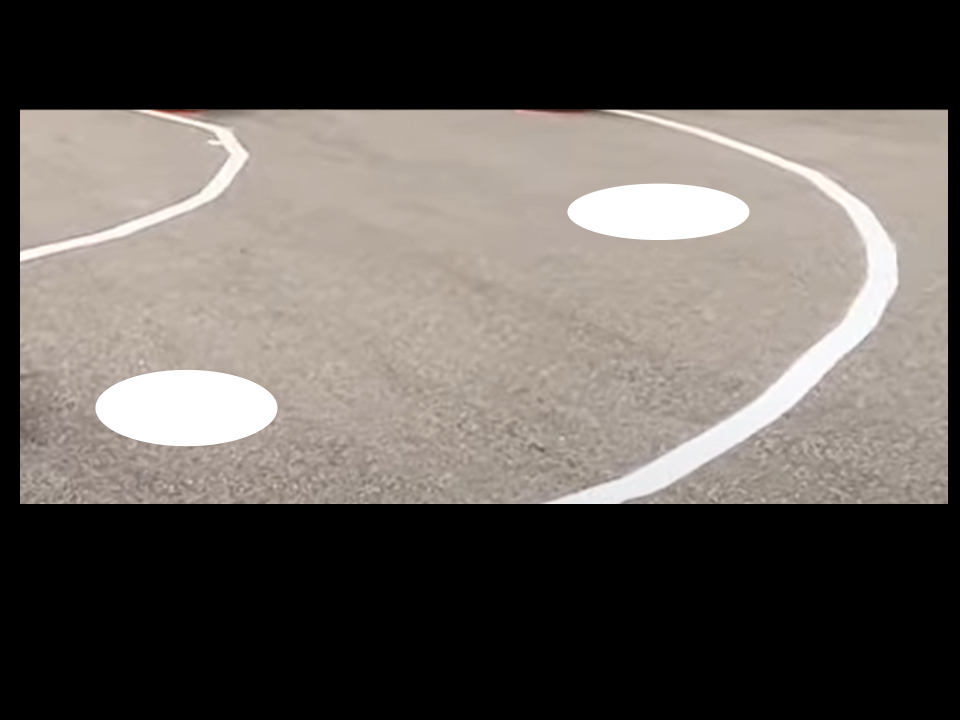
#> input picture Test Images/pothole_track_drawing.png, 960 x 720 px, found by its file name
$ python Lane_pothole_detection_hsv_filtering.py
#> lines starting #> are read from the running program, lines starting #| are printed output that depends on the picture; after the words box and inside, x2 and y2 are one past the last pixel; in counts of white or black regions, pixels touching at a corner belong together
# CURRENT LANE DETECTION SCRIPT

# dependencies - opencv-python and numpy
# will probably need to replace cv2_imshow with cv2.imshow

import cv2
from PIL import Image as im
from google.colab.patches import cv2_imshow
import numpy as np
import matplotlib.pyplot as plt

# FINAL WORKING attempt at just seeing road
# image = cv2.imread(f'/content/1492626166147797438_0/1.jpg')
image_path = '/content/pothole_track_drawing.png'
image = cv2.imread(image_path)
#> image is the input picture: shape (720, 960, 3); mean B, G, R 88.1, 92.8, 98.5
cv2_imshow(image)
hsv_image = cv2.cvtColor(image, cv2.COLOR_BGR2HSV)
#> hsv_image: shape (720, 960, 3); mean H, S, V 8.1, 14.9, 98.6
blurred_image = cv2.GaussianBlur(hsv_image, (5, 5), 10)  # You can adjust the kernel size (e.g., (5, 5)) and the sigma value (e.g., 0) as needed
#> blurred_image: shape (720, 960, 3); mean H, S, V 8.1, 14.9, 98.6
lower_road = np.array([0, 0, 50])
upper_road = np.array([179, 50, 200])

road_mask = cv2.inRange(blurred_image, lower_road, upper_road)
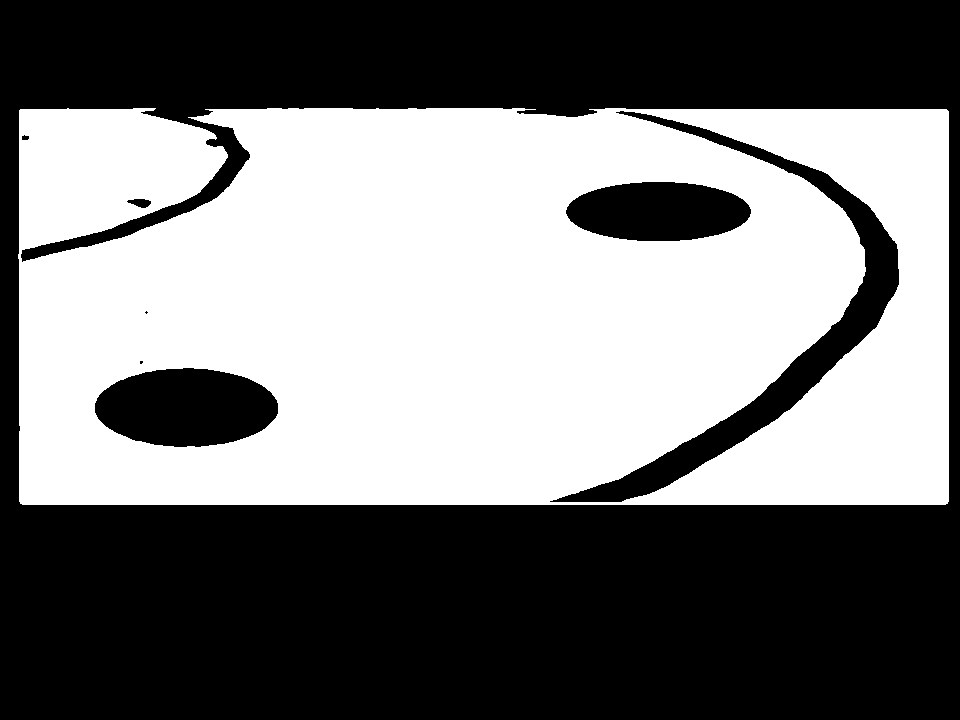
#> road_mask: shape (720, 960); 47.4% white; 1 white region, box (x1, y1, x2, y2) and area: (18, 108, 949, 505) 327548
filtered_image = cv2.bitwise_and(blurred_image, image, mask=road_mask)
#> filtered_image: shape (720, 960, 3); mean H, S, V 3, 9.2, 81.7
# cv2_imshow(filtered_image)

# invert image
inverse_mask = cv2.bitwise_not(road_mask)
cv2_imshow(inverse_mask)
plt.imshow(inverse_mask)

from PIL import Image as im


def convert_to_bw(image_path, threshold=128):
    # Open the image
#> called with image_path = '/content/pothole_track_drawing.png', threshold = 128
    img = im.fromarray(inverse_mask)

    # Get the size of the image
    width, height = img.size
#> width = 960; height = 720

    # Initialize an array to hold the black and white pixels
    white_pixels = []

    # Iterate through each pixel
    for y in range(height):
        for x in range(width):
            # Get the pixel value
            pixel = img.getpixel((x, y))

            # Convert pixel to black or white based on threshold
            if pixel > threshold:
                white_pixels.append((x, y))
#> after the loop, white_pixels = 363652 items
    return white_pixels

# Example usage


white_pixels = convert_to_bw(image_path)
#> white_pixels = 363652 items

# Print the first 10 black and white pixels
with open("white_pixels.txt", 'w') as f:
  f.write(str(white_pixels))

from PIL import Image as im


def convert_to_bw(image_path, threshold=128):
    # Open the image
#> called with image_path = '/content/pothole_track_drawing.png', threshold = 128
    img = im.fromarray(inverse_mask)

    # Get the size of the image
    width, height = img.size
#> width = 960; height = 720

    # Initialize an array to hold the black and white pixels
    white_pixels = []

    # Iterate through each pixel
    for y in range(height):
        for x in range(width):
            # Get the pixel value
            pixel = img.getpixel((x, y))

            # Convert pixel to black or white based on threshold
            if pixel > threshold:
                white_pixels.append((x, y))
#> after the loop, white_pixels = 363652 items
    return white_pixels

# Example usage


white_pixels = convert_to_bw(image_path)

# Print the first 10 black and white pixels
with open("white_pixels.txt", 'w') as f:
  f.write(str(white_pixels))

$ run again, with Test Images/igvc_track.png copied over Test Images/pothole_track_drawing.png
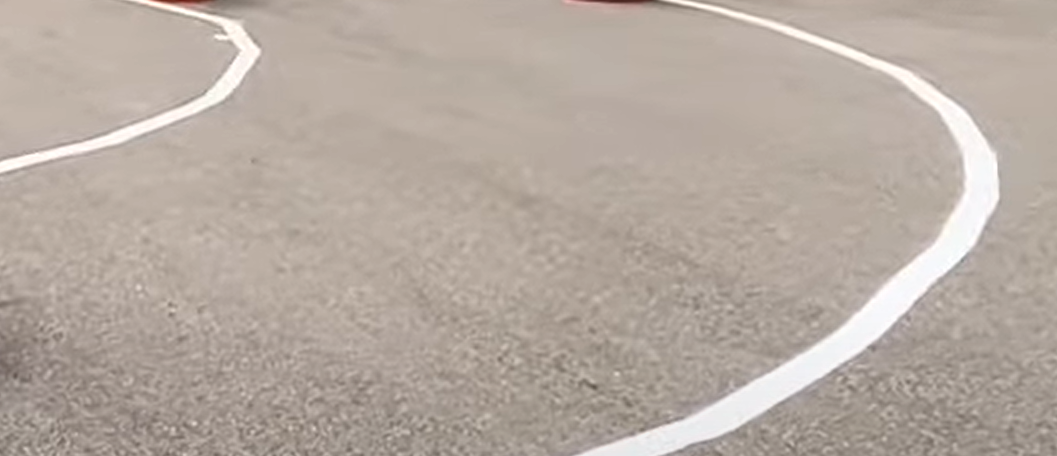
#> input picture Test Images/igvc_track.png, 1057 x 456 px, found by its file name
#> image is the input picture: shape (456, 1057, 3); mean B, G, R 161.1, 170.3, 181.9
#> hsv_image: shape (456, 1057, 3); mean H, S, V 15.9, 29.7, 181.9
#> blurred_image: shape (456, 1057, 3); mean H, S, V 16, 29.7, 181.9
#> `road_mask = cv2.inRange(blurred_image, lower_road, upper_road)`:
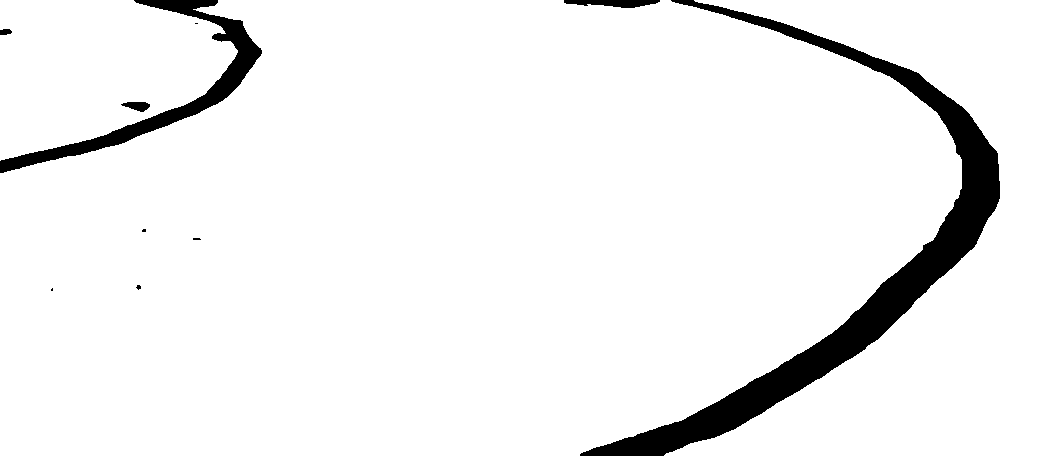
#> road_mask: shape (456, 1057); 94.2% white; 10 black regions (5 under 20 px), largest, box (x1, y1, x2, y2) and area: (580, 0, 1000, 456) 21252, (0, 0, 262, 173) 5750, (564, 0, 660, 8) 531, (121, 102, 150, 112) 188, (0, 29, 12, 35) 60
#> filtered_image: shape (456, 1057, 3); mean H, S, V 5.8, 18.1, 164.8
#> after the loop in convert_to_bw, `for y in range(height):`: white_pixels = 27832 items

$ run again, with Test Images/igvc_track_obstacles.png copied over Test Images/pothole_track_drawing.png
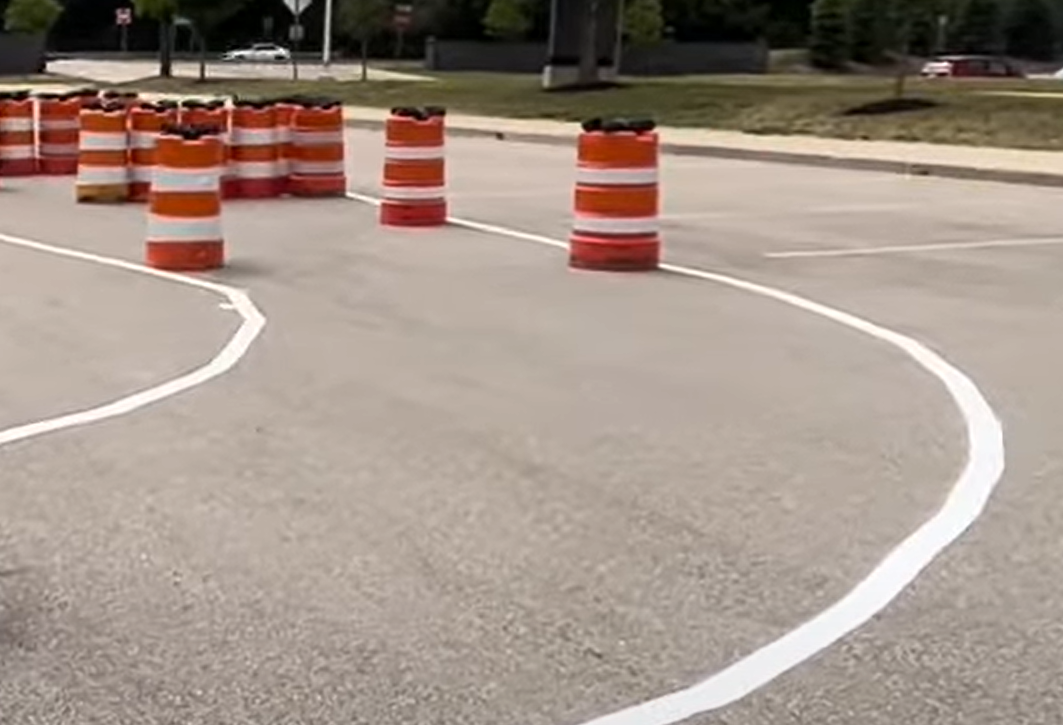
#> input picture Test Images/igvc_track_obstacles.png, 1063 x 725 px, found by its file name
#> image is the input picture: shape (725, 1063, 3); mean B, G, R 135.8, 146.4, 161.4
#> hsv_image: shape (725, 1063, 3); mean H, S, V 18.6, 49.6, 161.6
#> blurred_image: shape (725, 1063, 3); mean H, S, V 18.6, 49.6, 161.6
#> `road_mask = cv2.inRange(blurred_image, lower_road, upper_road)`:
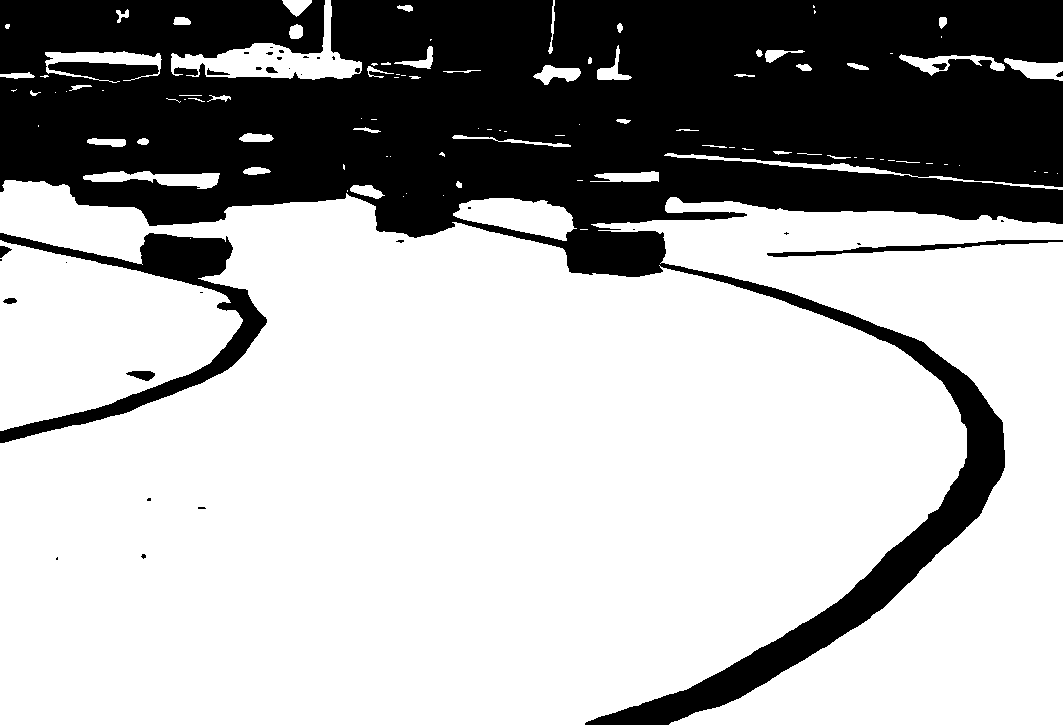
#> road_mask: shape (725, 1063); 68.1% white; 35 black regions (24 under 20 px), largest, box (x1, y1, x2, y2) and area: (0, 0, 1063, 725) 234283, (0, 233, 267, 443) 9732, (767, 240, 1063, 257) 1211
#> filtered_image: shape (725, 1063, 3); mean H, S, V 4.4, 13.6, 118.5
#> after the loop in convert_to_bw, `for y in range(height):`: white_pixels = 245990 items
